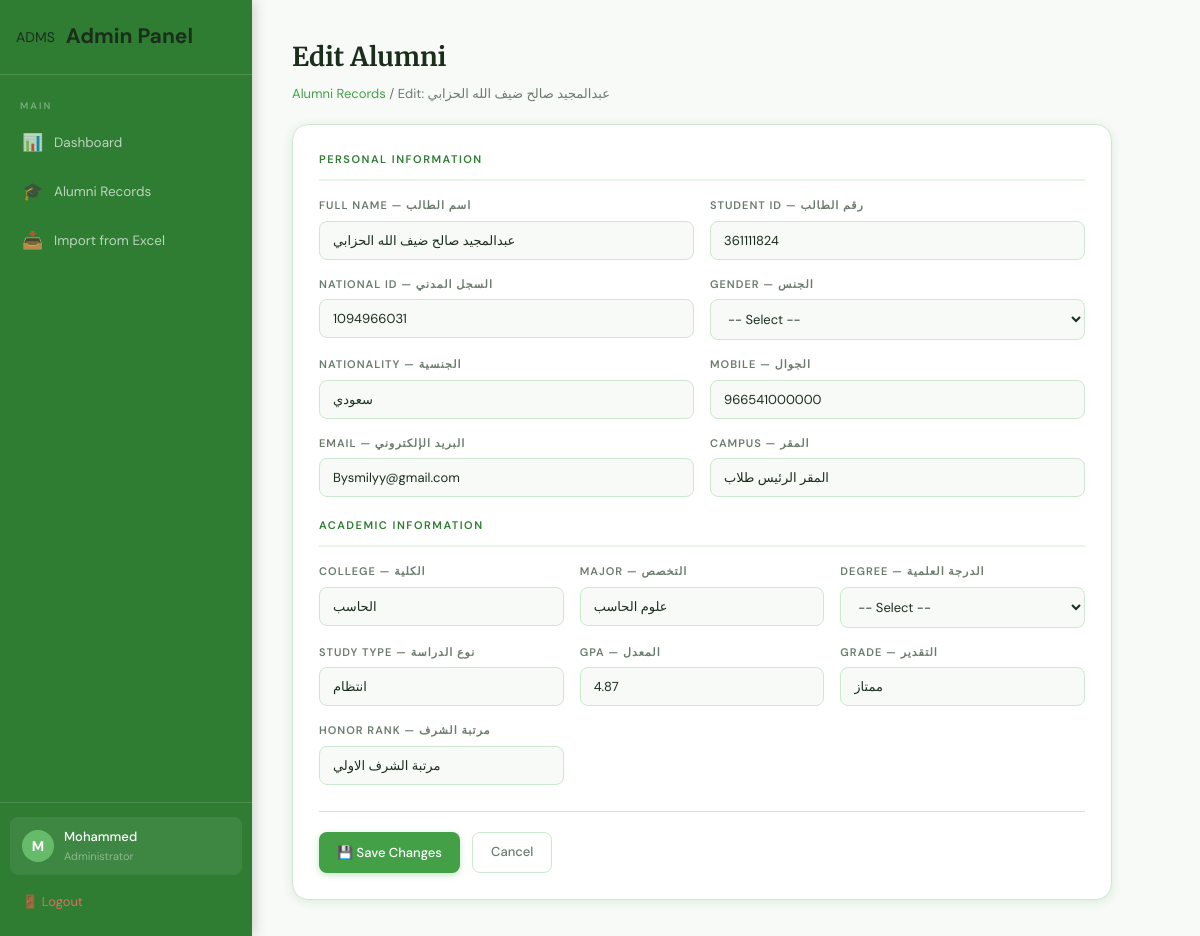
The page /Adminstration/edit_alumni.php?id=2 (signed in) on the database its author committed.
### tables this page shows
CREATE TABLE `alumni` (
  `id` int(11) NOT NULL,
  `campus` varchar(100) DEFAULT NULL,
  `gender` varchar(10) DEFAULT NULL,
  `academic_degree` varchar(50) DEFAULT NULL,
  `college` varchar(100) DEFAULT NULL,
  `major` varchar(100) DEFAULT NULL,
  `study_type` varchar(50) DEFAULT NULL,
  `graduation_term` varchar(20) DEFAULT NULL,
  `student_id` varchar(20) DEFAULT NULL,
  `name` varchar(100) DEFAULT NULL,
  `national_id` varchar(20) DEFAULT NULL,
  `nationality` varchar(50) DEFAULT NULL,
  `gpa` decimal(3,2) DEFAULT NULL,
  `academic_grade` varchar(50) DEFAULT NULL,
  `mobile` varchar(20) DEFAULT NULL,
  `email` varchar(100) DEFAULT NULL,
  `honor_rank` varchar(100) DEFAULT NULL,
  `created_at` timestamp NOT NULL DEFAULT current_timestamp()
);

### Adminstration/edit_alumni.php (the view, shortened to what this page needs)
<?php
include "config.php";
$id   = intval($_GET['id']);
$stmt = $conn->prepare("SELECT * FROM alumni WHERE id = ?");
$stmt->bind_param("i", $id);
$stmt->execute();
$result = $stmt->get_result();
$alumni = $result->fetch_assoc();
?>
<!DOCTYPE html>
<html lang="en">
<head>
    <link rel="stylesheet" href="style.css">
</head>
<body>
<div class="layout">
    <?php include "sidebar.php"; ?>
    <main class="main-content animate-fadeIn" style="max-width:900px;">
        <h1 style="font-family:var(--font-display);font-size:26px;margin-bottom:6px;">Edit Alumni</h1>
        <div class="breadcrumb">
            <a href="alumni.php">Alumni Records</a> /
            Edit: <?php echo htmlspecialchars($alumni['name'] ?? ''); ?>
        </div>
        <form method="POST">
        <div class="card">
            <div class="form-section-title">Personal Information</div>
            <div class="grid-2">
                <div class="field">
                    <label>Full Name — اسم الطالب</label>
                    <input type="text" name="name" value="<?php echo htmlspecialchars($alumni['name'] ?? ''); ?>" required>
                </div>
                <div class="field ">
                    <label>Student ID — رقم الطالب </label>
                    <input type="text" value="<?php echo htmlspecialchars($alumni['student_id'] ?? ''); ?>" required>
                </div>
                <div class="field">
                    <label>National ID — السجل المدني</label>
                    <input type="text" name="national_id" value="<?php echo htmlspecialchars($alumni['national_id'] ?? ''); ?>">
                </div>
                <div class="field">
                    <label>Gender — الجنس</label>
                    <select name="gender">
                        <option value="">-- Select --</option>
                    </select>
                </div>
                <div class="field">
                    <label>Nationality — الجنسية</label>
                    <input type="text" name="nationality" value="<?php echo htmlspecialchars($alumni['nationality'] ?? ''); ?>">
                </div>
                <div class="field">
                    <label>Mobile — الجوال</label>
                    <input type="text" name="mobile" value="<?php echo htmlspecialchars($alumni['mobile'] ?? ''); ?>">
                </div>
                <div class="field">
                    <label>Email — البريد الإلكتروني</label>
                    <input type="email" name="email" value="<?php echo htmlspecialchars($alumni['email'] ?? ''); ?>">
                </div>
                <div class="field">
                    <label>Campus — المقر</label>
                    <input type="text" name="campus" value="<?php echo htmlspecialchars($alumni['campus'] ?? ''); ?>">
                </div>
            </div>
            <div class="form-section-title">Academic Information</div>
            <div class="grid-3">
                <div class="field">
                    <label>College — الكلية</label>
                    <input type="text" name="college" value="<?php echo htmlspecialchars($alumni['college'] ?? ''); ?>">
                </div>
                <div class="field">
                    <label>Major — التخصص</label>
                    <input type="text" name="major" value="<?php echo htmlspecialchars($alumni['major'] ?? ''); ?>">
                </div>
                <div class="field">
                    <label>Degree — الدرجة العلمية</label>
                    <select name="academic_degree">
                        <option value="">-- Select --</option>
                    </select>
                </div>
                <div class="field">
                    <label>Study Type — نوع الدراسة</label>
                    <input type="text" name="study_type" value="<?php echo htmlspecialchars($alumni['study_type'] ?? ''); ?>">
                </div>
                <div class="field">
                    <label>GPA — المعدل</label>
                    <input type="number" step="0.01" min="0" max="5" name="gpa"
                           value="<?php echo htmlspecialchars($alumni['gpa'] ?? ''); ?>">
                </div>
                <div class="field">
                    <label>Grade — التقدير</label>
                    <input type="text" name="academic_grade" value="<?php echo htmlspecialchars($alumni['academic_grade'] ?? ''); ?>">
                </div>
                <div class="field">
                    <label>Honor Rank — مرتبة الشرف</label>
                    <input type="text" name="honor_rank" value="<?php echo htmlspecialchars($alumni['honor_rank'] ?? ''); ?>">
                </div>
            </div>
            <div class="form-actions">
                <button type="submit" class="btn btn-primary">💾 Save Changes</button>
                <a href="alumni.php" class="btn btn-outline">Cancel</a>
            </div>
        </div>
        </form>
    </main>
</div>
</body>
</html>

### Adminstration/style.css (style rules this page uses)
:root { --green: #43a047; --green-dark: #2e7d32; --green-light: #e8f5e9; --green-mid: #66bb6a; --white: #ffffff; --off-white: #f7faf7; --text: #1b2e1c; --muted: #6b7c6d; --border: #cde8ce; --shadow: rgba(46,125,50,0.13); --red: #e53935; --blue: #1565c0; --font-display: 'Merriweather', serif; --font-body: 'DM Sans', sans-serif; --sidebar-width: 252px; --radius-sm: 8px; --radius-md: 12px; --radius-lg: 16px; }
*, *::before, *::after { margin:0; padding:0; box-sizing:border-box; }
body { font-family:var(--font-body); background:var(--off-white); color:var(--text); min-height:100vh; font-size:14px; line-height:1.6; }
a { text-decoration:none; color:inherit; }
.layout { display:flex; min-height:100vh; }
.main-content { margin-left:var(--sidebar-width); flex:1; padding:36px 40px; }
.breadcrumb { font-size:13px; color:var(--muted); margin-bottom:20px; }
.breadcrumb a { color:var(--green); }
.card { background:var(--white); border:1px solid var(--border); border-radius:var(--radius-lg); padding:26px; box-shadow:0 2px 10px var(--shadow); }
.btn { display:inline-flex; align-items:center; gap:7px; padding:9px 18px; border-radius:var(--radius-sm); font-family:var(--font-body); font-size:13px; font-weight:500; cursor:pointer; border:none; transition:all 0.2s; white-space:nowrap; text-decoration:none; }
.btn-primary { background:var(--green); color:var(--white); box-shadow:0 2px 6px rgba(67,160,71,0.3); }
.btn-outline { background:transparent; border:1px solid var(--border); color:var(--muted); }
.form-section-title { font-size:11px; font-weight:600; text-transform:uppercase; letter-spacing:1.5px; color:var(--green-dark); margin-bottom:16px; padding-bottom:10px; border-bottom:2px solid var(--green-light); }
.grid-2 { display:grid; grid-template-columns:1fr 1fr; gap:16px; margin-bottom:20px; }
.grid-3 { display:grid; grid-template-columns:1fr 1fr 1fr; gap:16px; margin-bottom:20px; }
.field { display:flex; flex-direction:column; gap:6px; }
.field label { font-size:11px; font-weight:600; text-transform:uppercase; letter-spacing:1px; color:var(--muted); }
.field input, .field select, .field textarea { background:var(--off-white); border:1px solid var(--border); border-radius:var(--radius-sm); padding:10px 13px; color:var(--text); font-family:var(--font-body); font-size:13px; outline:none; transition:border-color .2s,box-shadow .2s; width:100%; }
.field input::placeholder { color:#b0bfb1; }
.form-actions { display:flex; gap:12px; margin-top:26px; padding-top:20px; border-top:1px solid var(--border); }
.animate-fadeIn { animation:fadeIn 0.5s ease both; }

### rows shown on the page
alumni: name "عبدالمجيد صالح ضيف الله الحزابي", student "361111824", national_id "1094966031", nationality "سعودي", mobile "966541000000", email "Bysmilyy@gmail.com", campus "المقر الرئيس طلاب", college "الحاسب", major "علوم الحاسب", study_type "انتظام", gpa "4.87", academic_grade "ممتاز", honor_rank "مرتبة الشرف الاولي"

### other values the page prints
substr($_SESSION['admin_name'], 0, 1) "M"
$_SESSION['admin_name'] "Mohammed"
